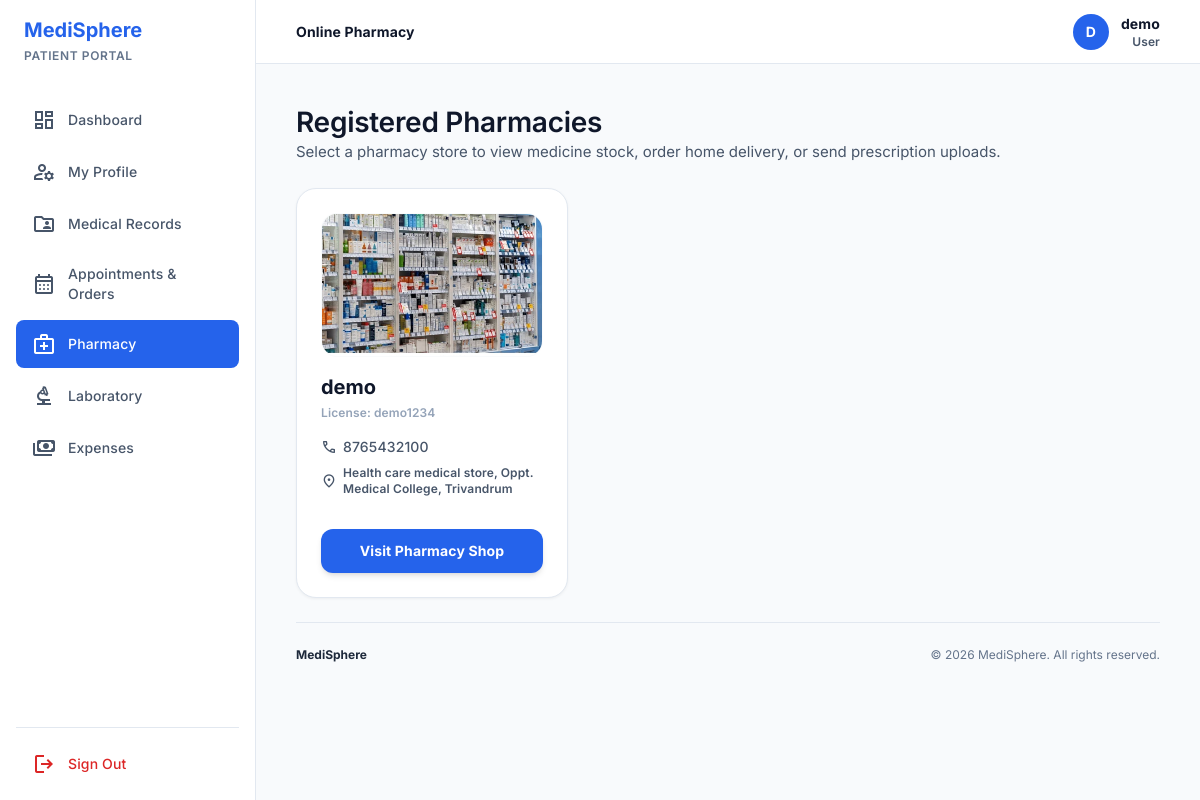
The app's page /pharmacy/ (signed in) with its own data.
### medisphere/models.py (models this page shows, shortened)
class UserProfile(models.Model):
    ROLE_CHOICES = [
        ('user', 'User'),
        ('laboratory', 'Laboratory'),
        ('medical_store', 'Medical Store'),
    ]
    GENDER_CHOICES = [
        ('male', 'Male'),
        ('female', 'Female'),
        ('non_binary', 'Non-binary'),
        ('other', 'Other'),
    ]
    BLOOD_GROUP_CHOICES = [
        ('A+', 'A+'), ('A-', 'A-'),
        ('B+', 'B+'), ('B-', 'B-'),
        ('AB+', 'AB+'), ('AB-', 'AB-'),
        ('O+', 'O+'), ('O-', 'O-'),
    ]
    user = models.OneToOneField(User, on_delete=models.CASCADE, related_name='profile')
    role = models.CharField(max_length=20, choices=ROLE_CHOICES, default='user')
    phone = models.CharField(max_length=20, blank=True, null=True)
    business_name = models.CharField(max_length=200, blank=True, null=True)
    license_number = models.CharField(max_length=100, blank=True, null=True)
    business_image = models.FileField(upload_to='business_images/', blank=True, null=True)
    other_info = models.TextField(blank=True, null=True)
    date_of_birth = models.DateField(blank=True, null=True)
    age = models.PositiveIntegerField(blank=True, null=True)
    gender = models.CharField(max_length=20, choices=GENDER_CHOICES, blank=True, null=True)
    address = models.TextField(blank=True, null=True)
    blood_group = models.CharField(max_length=5, choices=BLOOD_GROUP_CHOICES, blank=True, null=True)
    height_cm = models.DecimalField(max_digits=5, decimal_places=1, blank=True, null=True)
    weight_kg = models.DecimalField(max_digits=5, decimal_places=1, blank=True, null=True)
    bmi = models.DecimalField(max_digits=4, decimal_places=1, blank=True, null=True)
    disease_name = models.CharField(max_length=200, blank=True, null=True)
    treatment_duration_years = models.DecimalField(max_digits=4, decimal_places=1, blank=True, null=True)
    allergy_medicine = models.TextField(blank=True, null=True)
    allergy_food = models.TextField(blank=True, null=True)
    allergy_other = models.TextField(blank=True, null=True)
    emergency_contact_name = models.CharField(max_length=100, blank=True, null=True)
    emergency_contact_phone = models.CharField(max_length=20, blank=True, null=True)
    doctor_name = models.CharField(max_length=100, blank=True, null=True)
    doctor_specialization = models.CharField(max_length=100, blank=True, null=True)
    doctor_phone = models.CharField(max_length=20, blank=True, null=True)
    doctor_hospital = models.CharField(max_length=200, blank=True, null=True)
    profile_completed = models.BooleanField(default=False)
    first_login_done = models.BooleanField(default=False)
    created_at = models.DateTimeField(auto_now_add=True)

### medisphere/views.py (the view, shortened to what this page needs)
# urls.py: path('pharmacy/', views.user_pharmacy_view, name='user_pharmacy'),
@login_required(login_url='login')
def user_pharmacy_view(request):
    try:
        profile = request.user.profile
    except UserProfile.DoesNotExist:
        profile = UserProfile.objects.create(user=request.user)
    if profile.role == 'medical_store':
        return redirect('pharmacy_dashboard')
    pharmacies = UserProfile.objects.filter(role='medical_store')
    selected_pharmacy_id = request.GET.get('pharmacy')
    selected_pharmacy = None
    medicines = []
    user_orders = MedicineOrder.objects.filter(profile=profile).order_by('-created_at')
    user_prescriptions = PrescriptionOrder.objects.filter(profile=profile).order_by('-created_at')
    context = {
        'user': request.user,
        'profile': profile,
        'pharmacies': pharmacies,
        'selected_pharmacy': selected_pharmacy,
        'medicines': medicines,
        'user_orders': user_orders,
        'user_prescriptions': user_prescriptions,
        'search_q': request.GET.get('q', '').strip(),
    }
    return render(request, 'user_pharmacy.html', context)

### medisphere/templates/user_pharmacy.html (shortened to what this page needs)
<!doctype html>
<html class="light" lang="en">
  <head>
    {% include 'tailwind_setup.html' %}
  </head>
  <body class="min-h-screen flex">
    <aside
      class="h-screen sticky top-0 w-64 flex-col bg-white border-r border-slate-200 hidden md:flex p-4 gap-2 z-50"
    >
      <div class="mb-6 px-2">
        <a href="{% url 'landing_page' %}" class="flex items-center gap-2">
          <h1 class="text-xl font-bold text-primary">
            MediSphere
          </h1>
        </a>
        <p
          class="text-xs text-slate-500 uppercase tracking-wider font-semibold mt-1"
        >
          Patient Portal
        </p>
      </div>
      <nav class="flex-1 space-y-1">
        <a
          class="flex items-center gap-3 px-4 py-3 text-slate-600 hover:bg-slate-100 rounded-lg transition-colors"
          href="{% url 'user_dashboard' %}"
        >
          <span class="material-symbols-outlined">dashboard</span>
          <span class="font-label-md text-label-md">Dashboard</span>
        </a>
        <a
          class="flex items-center gap-3 px-4 py-3 text-slate-600 hover:bg-slate-100 rounded-lg transition-colors"
          href="{% url 'user_profile' %}"
        >
          <span class="material-symbols-outlined">manage_accounts</span>
          <span class="font-label-md text-label-md">My Profile</span>
        </a>
        <a
          class="flex items-center gap-3 px-4 py-3 text-slate-600 hover:bg-slate-100 rounded-lg transition-colors"
          href="{% url 'medical_reports' %}"
        >
          <span class="material-symbols-outlined">folder_shared</span>
          <span class="font-label-md text-label-md">Medical Records</span>
        </a>
        <a
          class="flex items-center gap-3 px-4 py-3 text-slate-600 hover:bg-slate-100 rounded-lg transition-colors"
          href="{% url 'user_appointments' %}"
        >
          <span class="material-symbols-outlined">calendar_month</span>
          <span class="font-label-md text-label-md">Appointments &amp; Orders</span>
        </a>
        <a
          class="flex items-center gap-3 px-4 py-3 bg-primary text-white font-semibold rounded-lg"
          href="{% url 'user_pharmacy' %}"
        >
          <span class="material-symbols-outlined">medical_services</span>
          <span class="font-label-md text-label-md">Pharmacy</span>
        </a>
        <a
          class="flex items-center gap-3 px-4 py-3 text-slate-600 hover:bg-slate-100 rounded-lg transition-colors"
          href="{% url 'user_lab' %}"
        >
          <span class="material-symbols-outlined">biotech</span>
          <span class="font-label-md text-label-md">Laboratory</span>
        </a>
        <a
          class="flex items-center gap-3 px-4 py-3 text-slate-600 hover:bg-slate-100 rounded-lg transition-colors"
          href="{% url 'expenses' %}"
        >
          <span class="material-symbols-outlined">payments</span>
          <span class="font-label-md text-label-md">Expenses</span>
        </a>
      </nav>
      <div
        class="mt-auto pt-4 border-t border-slate-200 space-y-1"
      >
        <a
          class="flex items-center gap-3 px-4 py-2 text-red-600 hover:bg-red-50 rounded-lg"
          href="{% url 'logout' %}"
        >
          <span class="material-symbols-outlined">logout</span>
          <span class="font-label-md text-label-md">Sign Out</span>
        </a>
      </div>
    </aside>
    <main class="flex-1 flex flex-col min-w-0 overflow-y-auto">
      <header
        class="sticky top-0 bg-white border-b border-slate-200 flex items-center justify-between px-margin-desktop h-16 z-40"
      >
        <div class="flex items-center gap-3">
          {% if selected_pharmacy %}
          <a
            href="{% url 'user_pharmacy' %}"
            class="flex items-center gap-1 text-on-surface-variant hover:text-primary transition-colors text-label-md"
          >
            <span class="material-symbols-outlined text-[18px]"
              >arrow_back</span
            >
            Pharmacies
          </a>
          <span class="material-symbols-outlined text-outline text-[16px]"
            >chevron_right</span
          >
          <span class="font-label-md text-label-md text-on-surface font-bold"
            >{{ selected_pharmacy.business_name }}</span
          >
          {% else %}
          <span class="font-label-md text-label-md text-on-surface font-bold"
            >Online Pharmacy</span
          >
          {% endif %}
        </div>
        <div class="flex items-center gap-3">
          <div
            class="w-9 h-9 rounded-full bg-primary flex items-center justify-center text-white font-bold text-label-md"
          >
            {{ user.first_name|first|upper }}{{ user.last_name|first|upper }}
          </div>
          <div class="hidden sm:block text-right">
              <p class="font-label-md text-label-md font-bold text-on-surface">
                {{ user.get_full_name|default:user.username }}
              </p>
              <p class="font-label-sm text-label-sm text-on-surface-variant">
                {% if profile %}{{ profile.get_role_display }}{% else %}Member{% endif %}
              </p>
          </div>
        </div>
      </header>
      <div
        class="p-margin-desktop max-w-7xl w-full mx-auto space-y-gutter animate-fade-up"
      >
         {% if not selected_pharmacy %}
        <section class="space-y-6">
          <div class="mb-6">
            <h2 class="text-headline-lg font-headline-lg text-on-surface">
              Registered Pharmacies
            </h2>
            <p class="text-body-md text-on-surface-variant">
              Select a pharmacy store to view medicine stock, order home
              delivery, or send prescription uploads.
            </p>
          </div>
          {% if pharmacies %}
          <div class="grid grid-cols-1 md:grid-cols-3 gap-6">
            {% for ph in pharmacies %}
            <div
              class="glass-card rounded-[20px] p-6 hover:border-primary/40 transition-all flex flex-col justify-between"
            >
              <div>
                {% if ph.business_image %}
                <div
                  class="w-full h-36 rounded-2xl border border-outline-variant/20 overflow-hidden mb-4 bg-white"
                >
                  <img
                    src="{{ ph.business_image.url }}"
                    alt="{{ ph.business_name }}"
                    class="w-full h-full object-cover"
                  />
                </div>
                {% endif %}
                <h3 class="font-bold text-headline-md text-on-surface mb-1">
                  {{ ph.business_name|default:ph.user.get_full_name }}
                </h3>
                <p class="text-label-sm text-outline mb-4">
                  License: {{ ph.license_number|default:"Verified Partner" }}
                </p>
                {% if ph.phone %}
                <p
                  class="text-label-md text-on-surface-variant flex items-center gap-1.5 mb-2"
                >
                  <span class="material-symbols-outlined text-[16px]"
                    >phone</span
                  >
                  {{ ph.phone }}
                </p>
                {% endif %} {% if ph.address %}
                <p
                  class="text-label-sm text-on-surface-variant flex items-center gap-1.5 mb-4"
                >
                  <span class="material-symbols-outlined text-[16px]"
                    >location_on</span
                  >
                  {{ ph.address }}
                </p>
                {% endif %}
              </div>
              <a
                href="?pharmacy={{ ph.id }}"
                class="mt-4 w-full bg-primary text-white text-center font-bold text-label-md py-3 rounded-xl hover:bg-primary/95 transition-all shadow-md"
              >
                Visit Pharmacy Shop
              </a>
            </div>
            {% endfor %}
          </div>
          {% endif %}
        </section>
        {% endif %}
        <footer
          class="py-6 border-t border-slate-200 flex justify-between items-center text-xs text-slate-500"
        >
          <span class="font-bold text-slate-800">MediSphere</span>
          <span>&copy; 2026 MediSphere. All rights reserved.</span>
        </footer>
      </div>
    </main>
  </body>
</html>

### medisphere/templates/user_pharmacy.html (style rules this page uses)
body { font-family: "Inter", sans-serif; background-color: #f8fafc; -webkit-font-smoothing: antialiased; }
.material-symbols-outlined { font-variation-settings: "FILL" 0, "wght" 400, "GRAD" 0, "opsz" 24; vertical-align: middle; display: inline-block; line-height: 1; }
.glass-card { background: #ffffff; border: 1px solid #e2e8f0; box-shadow: 0 1px 3px rgba(0, 0, 0, 0.05); }

### records on screen
UserProfile: role "User"
UserProfile: business_image (picture), business_name "demo", license_number "demo1234", phone "8765432100", address "Health care medical store, Oppt. Medical College, Trivandrum"

### other values on screen
{{ user.first_name|first|upper }} "D"
{{ user.get_full_name|default:user.username }} "demo"
